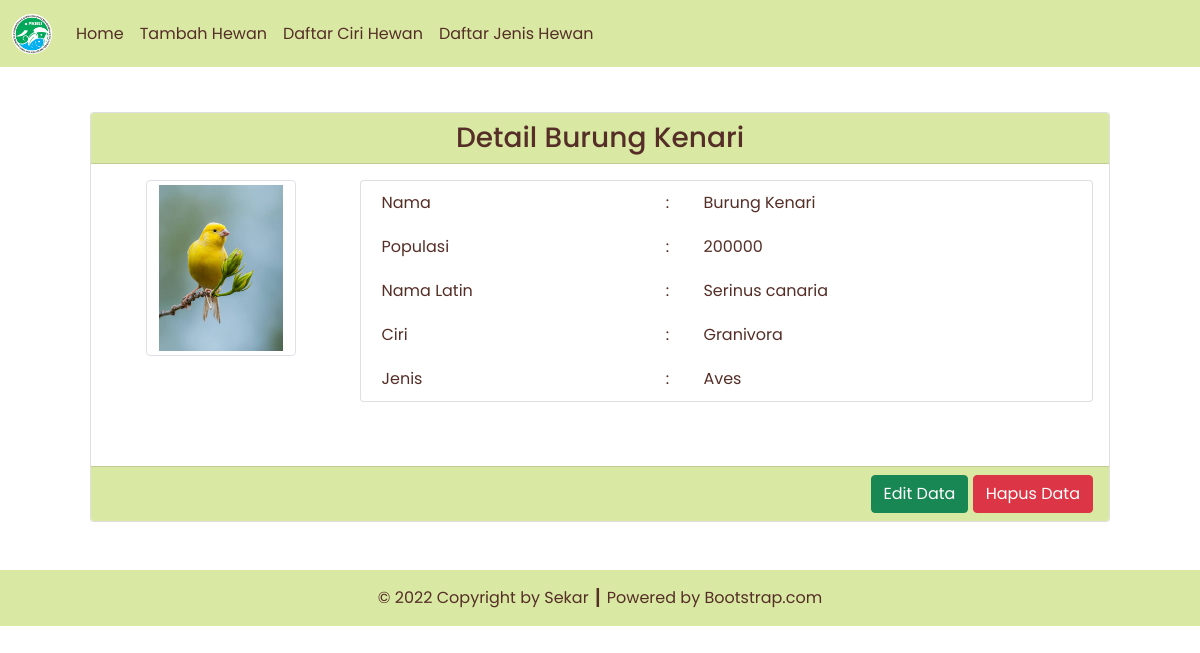
/detail.php?id=8, run on the app's committed database.
### tables this page shows
CREATE TABLE `hewan`  (
  `hewan_id` int NOT NULL AUTO_INCREMENT,
  `hewan_foto` varchar(255) NULL DEFAULT NULL,
  `hewan_nama` varchar(255) NULL DEFAULT NULL,
  `hewan_populasi` int NULL DEFAULT NULL,
  `hewan_nama_latin` varchar(255) NULL DEFAULT NULL,
  `ciri_id` int NULL DEFAULT NULL,
  `jenis_id` int NULL DEFAULT NULL,
  PRIMARY KEY (`hewan_id`) USING BTREE,
  INDEX `fk_ciri`(`ciri_id`) USING BTREE,
  INDEX `fk_jenis`(`jenis_id`) USING BTREE,
  CONSTRAINT `fk_ciri` FOREIGN KEY (`ciri_id`) REFERENCES `ciri` (`ciri_id`) ON DELETE CASCADE ON UPDATE CASCADE,
  CONSTRAINT `fk_jenis` FOREIGN KEY (`jenis_id`) REFERENCES `jenis` (`jenis_id`) ON DELETE CASCADE ON UPDATE CASCADE
);

CREATE TABLE `ciri`  (
  `ciri_id` int NOT NULL AUTO_INCREMENT,
  `ciri_nama` varchar(255) NULL DEFAULT NULL,
  PRIMARY KEY (`ciri_id`) USING BTREE
);

CREATE TABLE `jenis`  (
  `jenis_id` int NOT NULL AUTO_INCREMENT,
  `jenis_nama` varchar(255) NULL DEFAULT NULL,
  PRIMARY KEY (`jenis_id`) USING BTREE
);

### config/db.php (called while the page is built)
<?php
$DB_HOST = "localhost";
$DB_USERNAME = "root";
$DB_PASSWORD = "";
$DB_NAME = "db_hewan";

### classes/DB.php (called while the page is built, shortened)
<?php
class DB
{
    private $hostname;
    private $username;
    private $password;
    private $dbname;
    private $conn;
    private $result;
    function __construct($hostname, $username, $password, $dbname)
    {
        $this->hostname = $hostname;
        $this->username = $username;
        $this->password = $password;
        $this->dbname = $dbname;
    }
    function open()
    {
        $this->conn = mysqli_connect($this->hostname, $this->username, $this->password, $this->dbname);
    }
    function execute($query)
    {
        $this->result = mysqli_query($this->conn, $query);
    }
    function getResult()
    {
        return mysqli_fetch_array($this->result);
    }
}

### classes/Hewan.php (called while the page is built, shortened)
<?php
class Hewan extends DB
{
    function getHewanById($id)
    {
        $query = "SELECT * FROM hewan JOIN ciri ON hewan.ciri_id=ciri.ciri_id JOIN jenis ON hewan.jenis_id=jenis.jenis_id WHERE hewan_id=$id";
        return $this->execute($query);
    }
}

### detail.php (the view, shortened to what this page needs)
<?php
include('config/db.php');
include('classes/DB.php');
include('classes/Jenis.php');
include('classes/Hewan.php');
$hewan = new Hewan($DB_HOST, $DB_USERNAME, $DB_PASSWORD, $DB_NAME);
$hewan->open();
$data = null;
if (isset($_GET['id'])) {
    $id = $_GET['id'];
    if ($id > 0) {
        $hewan->getHewanById($id);
        $row = $hewan->getResult();
        $data .= '<div class="card-header text-center">
        <h3 class="my-0">Detail ' . $row['hewan_nama'] . '</h3>
        </div>
        <div class="card-body text-end">
            <div class="row mb-5">
                <div class="col-3">
                    <div class="row justify-content-center">
                        <img src="assets/images/' . $row['hewan_foto'] . '" class="img-thumbnail" alt="' . $row['hewan_foto'] . '" width="60">
                        </div>
                    </div>
                    <div class="col-9">
                        <div class="card px-3">
                            <table border="0" class="text-start">
                                <tr>
                                    <td>Nama</td>
                                    <td>:</td>
                                    <td>' . $row['hewan_nama'] . '</td>
                                </tr>
                                <tr>
                                    <td>Populasi</td>
                                    <td>:</td>
                                    <td>' . $row['hewan_populasi'] . '</td>
                                </tr>
                                <tr>
                                    <td>Nama Latin</td>
                                    <td>:</td>
                                    <td>' . $row['hewan_nama_latin'] . '</td>
                                </tr>
                                <tr>
                                    <td>Ciri</td>
                                    <td>:</td>
                                    <td>' . $row['ciri_nama'] . '</td>
                                </tr>
                                <tr>
                                    <td>Jenis</td>
                                    <td>:</td>
                                    <td>' . $row['jenis_nama'] . '</td>
                                </tr>
                            </table>
                        </div>
                    </div>
                </div>
            </div>
            <div class="card-footer text-end">
                <a href="form.php?id=' . $row['hewan_id'] . '"><button type="button" class="btn btn-success text-white">Edit Data</button></a>
                <a href="detail.php?hapus=' . $row['hewan_id'] .'"><button type="button" class="btn btn-danger">Hapus Data</button></a>
            </div>';
    }
}

### data on the page
hewan: hewan_nama "Burung Kenari", hewan_foto (picture), hewan_populasi "200000", hewan_nama_latin "Serinus canaria", ciri.ciri_nama "Granivora", jenis.jenis_nama "Aves"

### other printed values
$this->content "Home Tambah Hewan Daftar Ciri Hewan Daftar Jenis Hewan © 2022 Copyright by Sekar ┃ Powered by Bootstrap.com"
